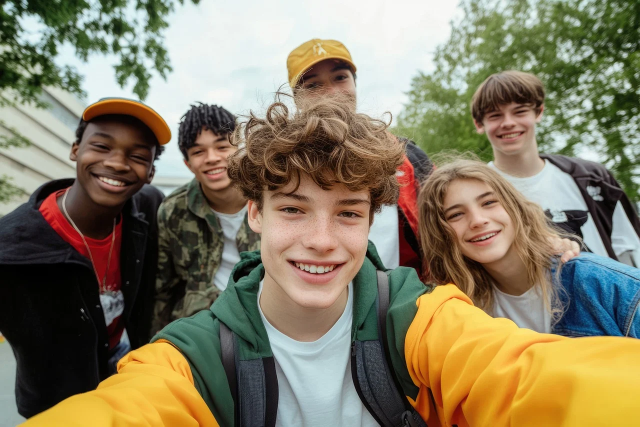
#> input picture group2.webp, 1280 x 853 px (shown at 1/2 size)
$ jupyter execute 0313.ipynb   (shell and % lines are left out)
#> lines starting #> are read from the running program, lines starting #| are printed output that depends on the picture; after the words box and inside, x2 and y2 are one past the last pixel; in counts of white or black regions, pixels touching at a corner belong together
[cell 1]
import numpy as np
import cv2

face_cascade = cv2.CascadeClassifier(cv2.data.haarcascades + 'haarcascade_frontalface_default.xml')
eye_cascade = cv2.CascadeClassifier(cv2.data.haarcascades + 'haarcascade_eye.xml')

ff = np.fromfile(r'group2.webp',np.uint8)
img = cv2.imdecode(ff, cv2.IMREAD_UNCHANGED)
#> img is the input picture: shape (853, 1280, 3); mean B, G, R 99.9, 125, 133.9
img = cv2.resize(img, dsize=(0,0), fx=1.0, fy=1.0, interpolation=cv2.INTER_LINEAR)

gray = cv2.cvtColor(img, cv2.COLOR_BGR2GRAY)
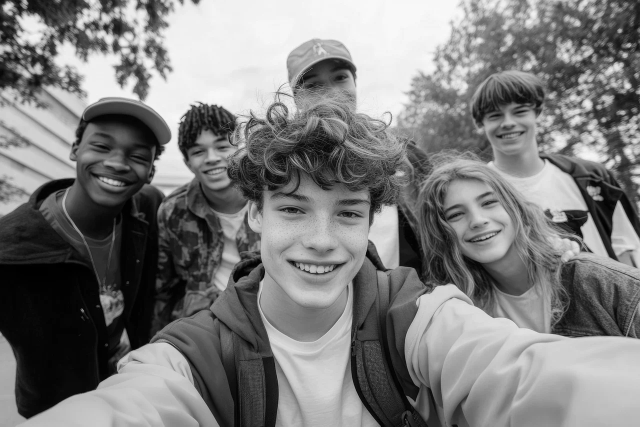
#> gray: shape (853, 1280) (shown at 1/2 size); min 0, max 254, mean 124.8

faces = face_cascade.detectMultiScale(gray, 1.2, 5)
#> faces = [[371, 259, 105, 105], [501, 320, 281, 281]]
for (x,y,w,h) in faces:
    cv2.rectangle(img, (x,y), (x+w, y+h), (255,0,0),2)

    roi_gray = gray[y:y+h, x:x+w]
    roi_color = img[y:y+h, x:x+w]
    eyes = eye_cascade.detectMultiScale(roi_gray)
    for (ex, ey, ew, eh) in eyes:
        cv2.rectangle(roi_color, (ex,ey), (ex+ew, ey+eh),(0,255,0),2)
#> this loop made 2 passes
#> (x, y, w, h, eyes) on pass 2: (501, 320, 281, 281, [[161, 79, 62, 62], [49, 69, 61, 61], [99, 183, 78, 78]])
#> pass 1, `roi_gray = gray[y:y+h, x:x+w]`:
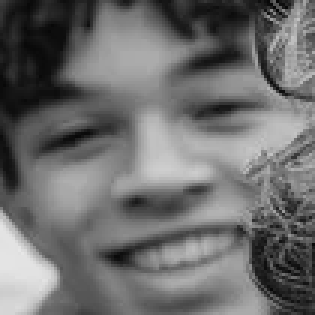
#> roi_gray: shape (105, 105) (shown 3 times larger); min 6, max 231, mean 109
#> pass 1, `roi_color = img[y:y+h, x:x+w]`:
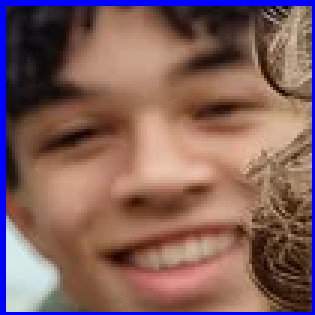
#> roi_color: shape (105, 105, 3) (shown 3 times larger); mean B, G, R 92.7, 96.5, 129.8
#> after the loop:
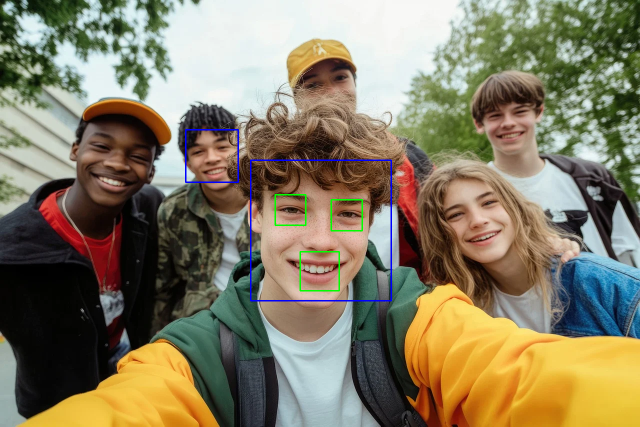
#> img: shape (853, 1280, 3) (shown at 1/2 size); 0.64% of pixels changed, all inside (x1, y1, x2, y2) = (370, 258, 784, 603)
#> after the loop:
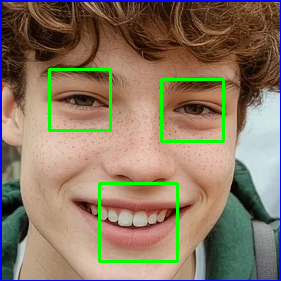
#> roi_color: shape (281, 281, 3); mean B, G, R 99.8, 120.1, 138.4

cv2.imshow('face find', img)
cv2.waitKey(0)
cv2.destroyAllWindows()

[cell 2]
import numpy as np
import cv2

face_cascade = cv2.CascadeClassifier(cv2.data.haarcascades + 'haarcascade_frontalface_default.xml')
eye_cascade = cv2.CascadeClassifier(cv2.data.haarcascades + 'haarcascade_eye.xml')

ff = np.fromfile(r'group2.webp',np.uint8)
img = cv2.imdecode(ff, cv2.IMREAD_UNCHANGED)
img = cv2.resize(img, dsize=(0,0), fx=1.0, fy=1.0, interpolation=cv2.INTER_LINEAR)

gray = cv2.cvtColor(img, cv2.COLOR_BGR2GRAY)

faces = face_cascade.detectMultiScale(gray, 1.2, 5)
for (x,y,w,h) in faces:
    face_img = img[y:y+h, x:x+w]
    face_img = cv2.resize(face_img, dsize=(0, 0 ), fx=0.05, fy=0.05)
    face_img = cv2.resize(face_img, (w, h), interpolation=cv2.INTER_AREA)
    img[y:y+h, x:x+w] = face_img
#> this loop made 2 passes
#> pass 1, `face_img = cv2.resize(face_img, (w, h), interpolation=cv2.INTER_AREA)`:
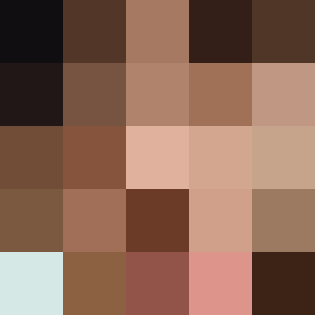
#> face_img: shape (105, 105, 3) (shown 3 times larger); mean B, G, R 85.5, 103.2, 139.4
#> after the loop:
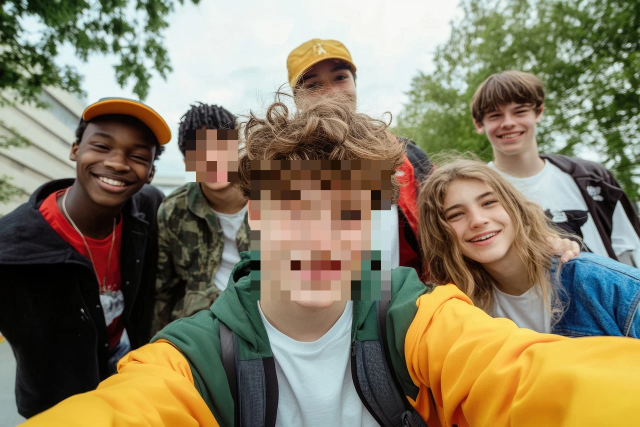
#> img: shape (853, 1280, 3) (shown at 1/2 size); 8.21% of pixels changed, all inside (x1, y1, x2, y2) = (371, 259, 782, 601)

cv2.imshow('face find', img)
cv2.waitKey(0)
cv2.destroyAllWindows()

[cell 3]
import numpy as np
import cv2

ff = np.fromfile(r'beach.webp', np.uint8)
img = cv2.imdecode(ff, cv2.IMREAD_UNCHANGED)
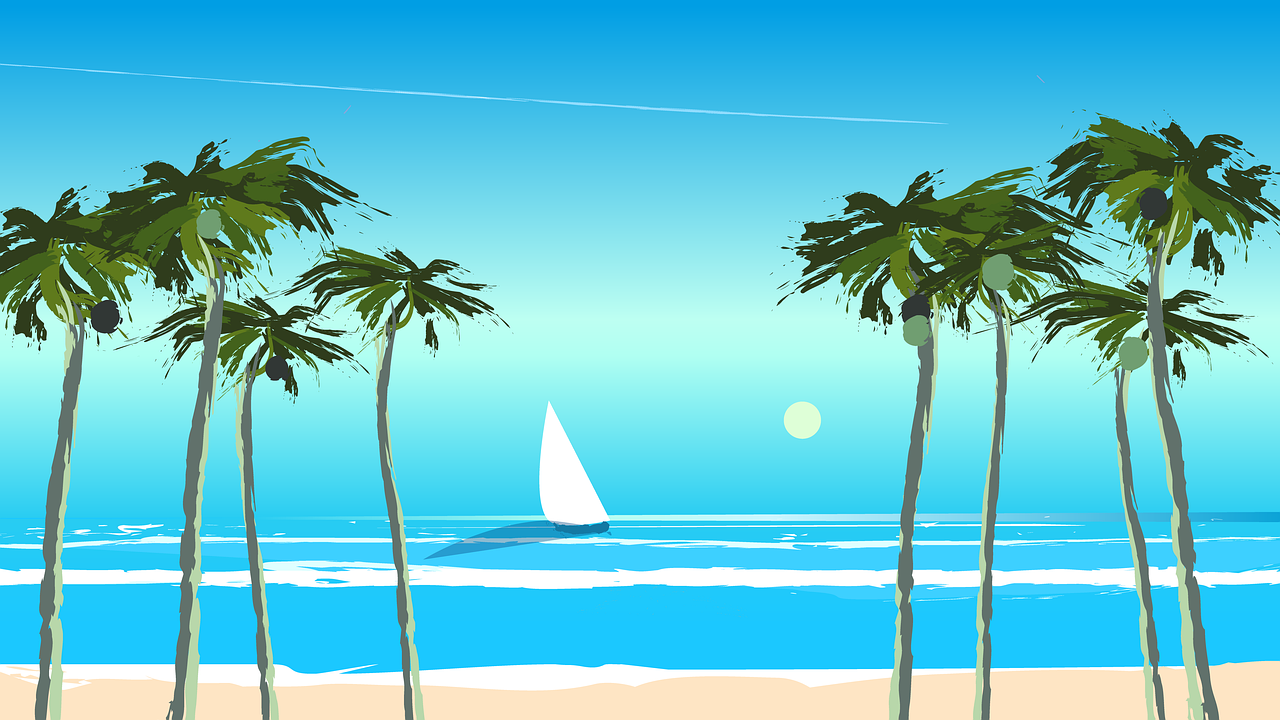
#> input picture beach.webp, 1280 x 720 px
#> img is the input picture: shape (720, 1280, 3); mean B, G, R 209.2, 195.5, 99.8
img = cv2.resize(img, dsize=(0, 0), fx=1.0, fy=1.0, interpolation=cv2.INTER_LINEAR)

cartoon_img = cv2.stylization(img, sigma_s=100, sigma_r=0.1)
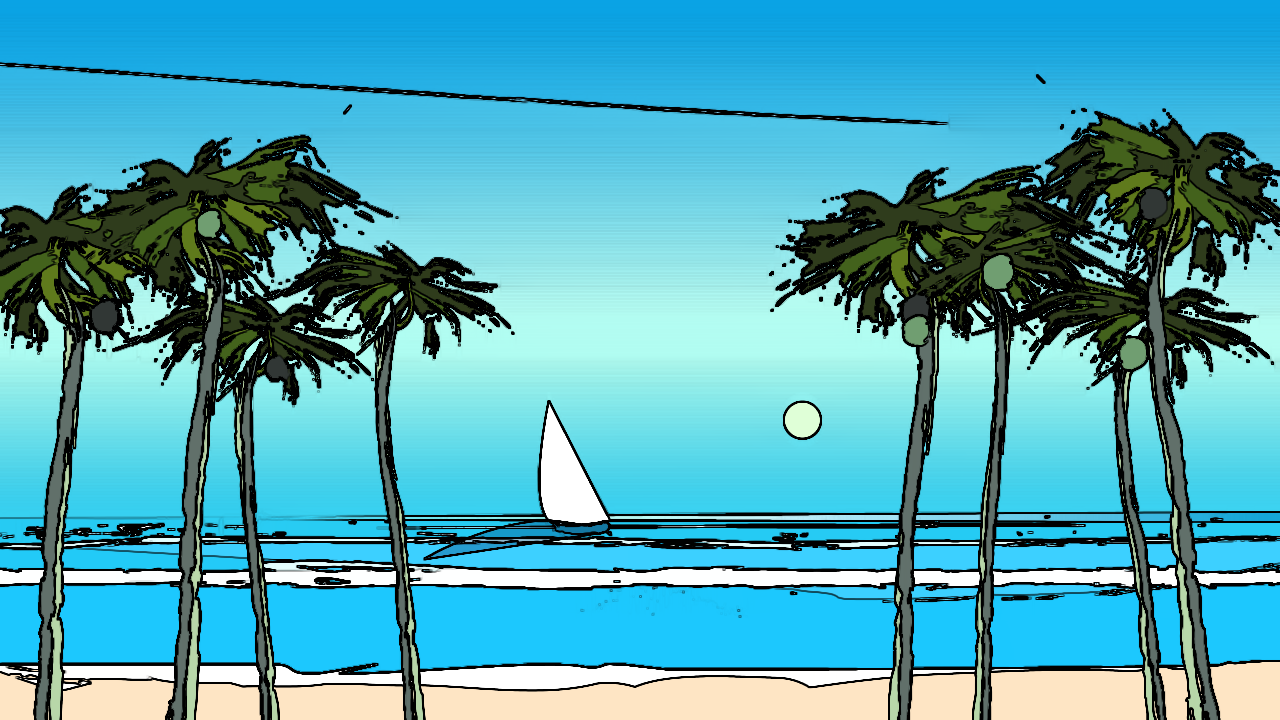
#> cartoon_img: shape (720, 1280, 3); mean B, G, R 181.2, 166, 81.2

cv2.imshow('cartoon view', cartoon_img)
cv2.waitKey(0)
cv2.destroyAllWindows()

[cell 4]
import numpy as np
import cv2

ff = np.fromfile(r'group.jpg', np.uint8)
img = cv2.imdecode(ff, cv2.IMREAD_UNCHANGED)
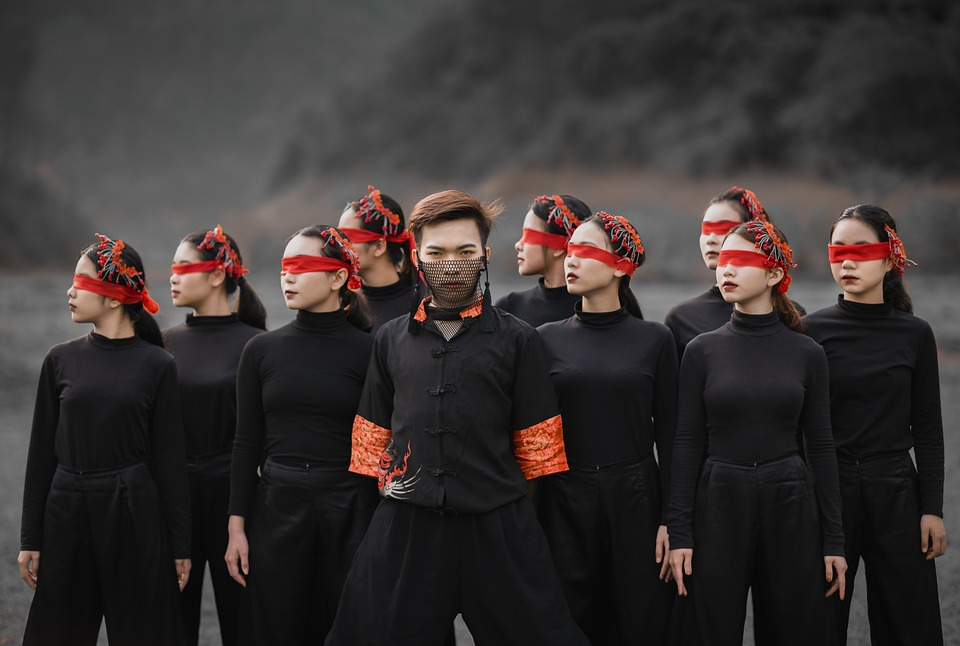
#> input picture group.jpg, 960 x 646 px
#> img is the input picture: shape (646, 960, 3); mean B, G, R 50.4, 51.4, 57.4
img = cv2.resize(img, dsize=(0, 0), fx=1.0, fy=1.0, interpolation=cv2.INTER_LINEAR)

def onChange(pos):
    pass

cv2.namedWindow("Trackbar Windows")

cv2.createTrackbar("sigma_s", "Trackbar Windows", 0, 200, onChange)
cv2.createTrackbar("sigma_r", "Trackbar Windows", 0, 100, onChange)

cv2.setTrackbarPos("sigma_s", "Trackbar Windows", 100)
cv2.setTrackbarPos("sigma_r", "Trackbar Windows", 10)

while True:

    if cv2.waitKey(100) == ord('q'):
#> (key q is pressed here)
        break

    sigma_s_value = cv2.getTrackbarPos("sigma_s", "Trackbar Windows")
    sigma_r_value = cv2.getTrackbarPos("sigma_r", "Trackbar Windows") / 100.0

    print("sigma_s_value:",sigma_s_value)
    print("sigma_r_value:",sigma_r_value)

    cartoon_img = cv2.stylization(img, sigma_s=sigma_s_value, sigma_r=sigma_r_value)

    cv2.imshow("Trackbar Windows", cartoon_img)

cv2.destroyAllWindows()
